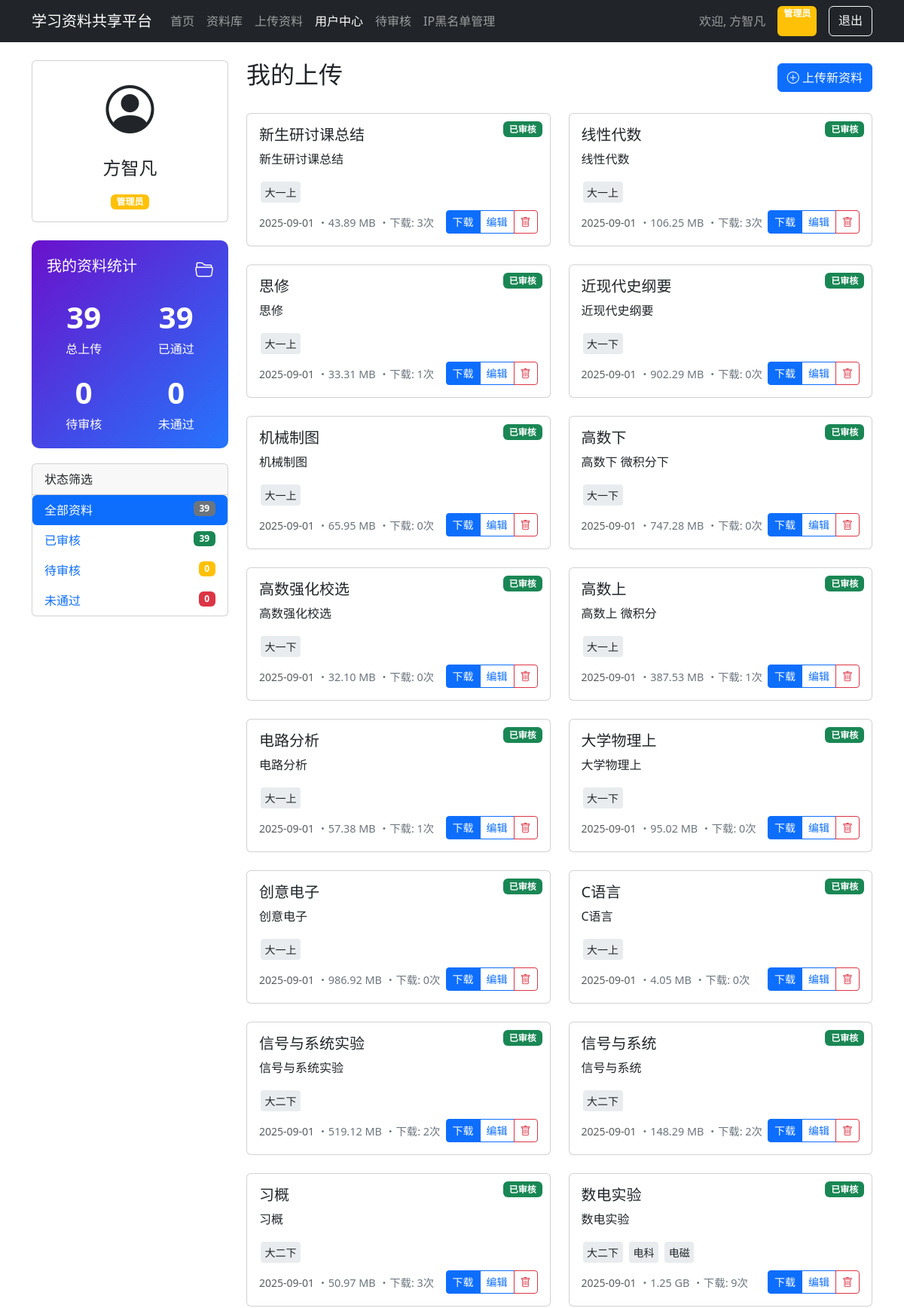
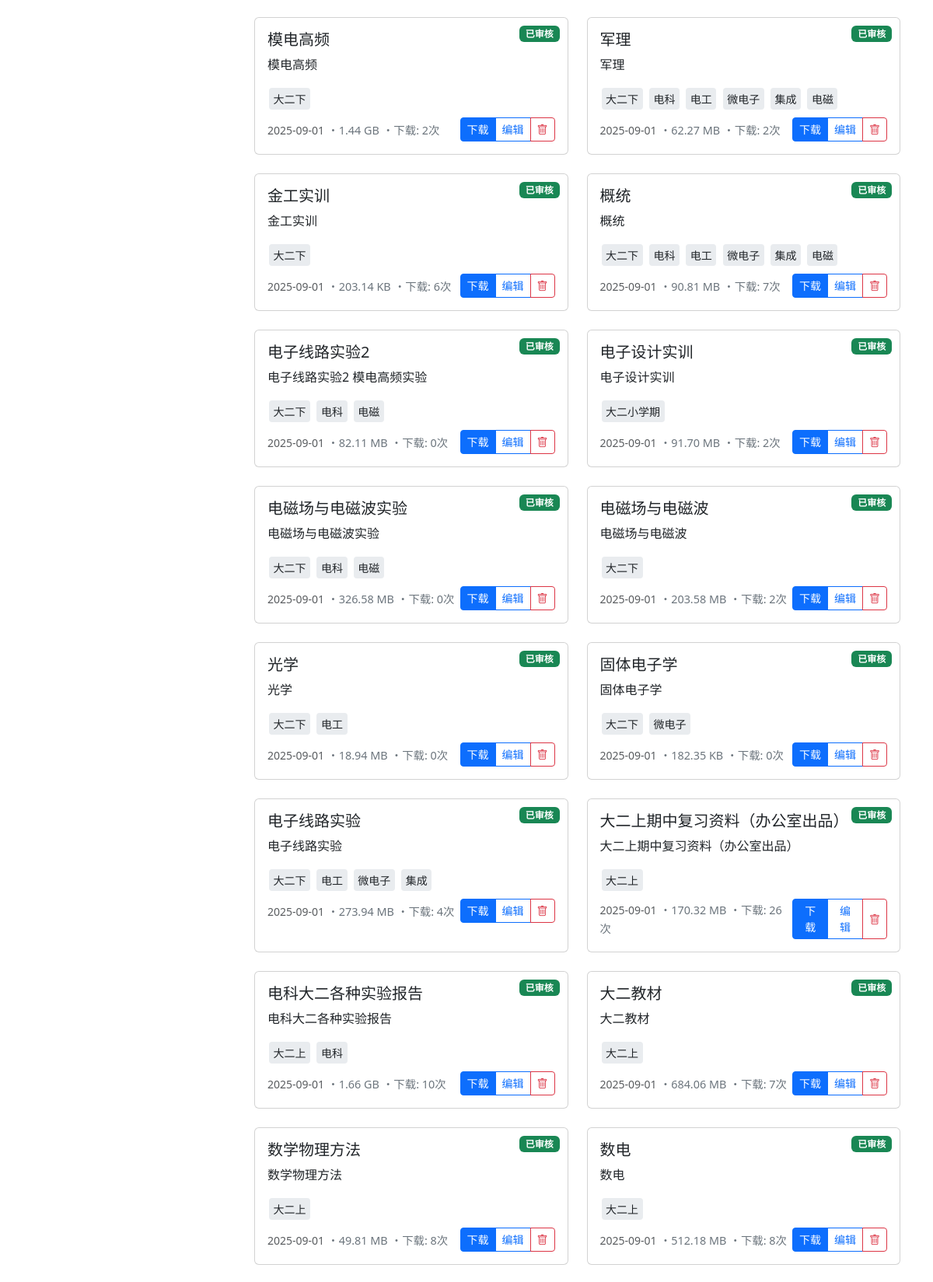
/user_center.php (signed in, upper part), run on the app's committed database (2 pictures, top to bottom).
### tables this page shows
CREATE TABLE `materials` (
  `id` int(6) UNSIGNED NOT NULL,
  `title` varchar(255) NOT NULL,
  `description` text,
  `filename` varchar(255) NOT NULL,
  `original_name` varchar(255) NOT NULL,
  `file_size` int(11) DEFAULT NULL,
  `uploader_id` int(6) UNSIGNED DEFAULT NULL,
  `status` enum('pending','approved','rejected') DEFAULT 'pending',
  `download_count` int(11) DEFAULT '0',
  `uploaded_at` timestamp NOT NULL DEFAULT CURRENT_TIMESTAMP,
  `reviewed_at` timestamp NULL DEFAULT NULL,
  `reviewer_id` int(6) UNSIGNED DEFAULT NULL
);

### user_center.php (the view, shortened to what this page needs)
<?php
$servername = "******";
$username = "******";
$password = "******";
$dbname = "******";
$conn = new mysqli($servername, $username, $password, $dbname);
$conn->set_charset("utf8");
$search_keyword = "";
function getUserMaterials($conn, $user_id, $status_filter = '') {
    $materials = [];
    $where_clause = "WHERE m.uploader_id = ?";
    if (!empty($status_filter)) {
        $where_clause .= " AND m.status = ?";
    }
    $sql = "SELECT m.*,
                   GROUP_CONCAT(c.name SEPARATOR ', ') as category_names,
                   COUNT(mc.category_id) as category_count
            FROM materials m
            LEFT JOIN material_categories mc ON m.id = mc.material_id
            LEFT JOIN categories c ON mc.category_id = c.id
            $where_clause
            GROUP BY m.id
            ORDER BY m.uploaded_at DESC";
    $stmt = $conn->prepare($sql);
    if (!empty($status_filter)) {
        $stmt->bind_param("is", $user_id, $status_filter);
    } else {
        $stmt->bind_param("i", $user_id);
    }
    $stmt->execute();
    $result = $stmt->get_result();
    if ($result && $result->num_rows > 0) {
        while ($row = $result->fetch_assoc()) {
            $materials[] = $row;
        }
    }
    return $materials;
}
?>
<!DOCTYPE html>
<html lang="zh-CN">
<head>
    <link href="https://cdn.jsdelivr.net/npm/bootstrap@5.3.0/dist/css/bootstrap.min.css" rel="stylesheet">
    <link rel="stylesheet" href="https://cdn.jsdelivr.net/npm/bootstrap-icons@1.10.0/font/bootstrap-icons.css">
    <link rel="stylesheet" href="https://cdn.jsdelivr.net/npm/select2@4.1.0-rc.0/dist/css/select2.min.css">
</head>
<body>
    <nav class="navbar navbar-expand-lg navbar-dark bg-dark sticky-top">
        <div class="container">
            <a class="navbar-brand" href="index.php">学习资料共享平台</a>
            <div class="collapse navbar-collapse" id="navbarNav">
                <ul class="navbar-nav me-auto">
                    <li class="nav-item"><a class="nav-link" href="index.php">首页</a></li>
                    <li class="nav-item"><a class="nav-link" href="index.php?status=approved">资料库</a></li>
                    <?php if (isset($_SESSION['user_id'])): ?>
                        <li class="nav-item"><a class="nav-link" href="index.php#upload">上传资料</a></li>
                        <li class="nav-item"><a class="nav-link active" href="user_center.php">用户中心</a></li>
                    <?php endif; ?>
                    <?php if (isset($_SESSION['role']) && $_SESSION['role'] == 'admin'): ?>
                        <li class="nav-item">
                            <a class="nav-link position-relative" href="index.php?status=pending">
                                待审核
                            </a>
                        </li>
                        <li class="nav-item">
                            <a class="nav-link" href="admin_blacklist.php">IP黑名单管理</a>
                        </li>
                    <?php endif; ?>
                </ul>
                <div class="d-flex">
                    <?php if (isset($_SESSION['user_id'])): ?>
                        <span class="navbar-text me-3">欢迎, <?php echo $_SESSION['username']; ?></span>
                        <?php if ($_SESSION['role'] == 'admin'): ?>
                            <span class="navbar-text badge bg-warning me-3">管理员</span>
                        <?php endif; ?>
                        <a class="btn btn-outline-light" href="?logout=true">退出</a>
                    <?php else: ?>
                        <a class="btn btn-outline-light me-2" href="index.php">登录</a>
                        <a class="btn btn-primary" href="index.php">注册</a>
                    <?php endif; ?>
                </div>
            </div>
        </div>
    </nav>
    <div class="container mt-4">
        <div class="row">
            <div class="col-md-3">
                <div class="card mb-4">
                    <div class="card-body text-center">
                        <div class="mb-3">
                            <i class="bi bi-person-circle" style="font-size: 4rem;"></i>
                        </div>
                        <h4><?php echo $_SESSION['username']; ?></h4>
                        <span class="badge bg-<?php echo $_SESSION['role'] == 'admin' ? 'warning' : 'primary'; ?>">
                            <?php echo $_SESSION['role'] == 'admin' ? '管理员' : '普通用户'; ?>
                        </span>
                    </div>
                </div>
                <?php
                $all_materials = getUserMaterials($conn, $_SESSION['user_id']);
                $approved_materials = getUserMaterials($conn, $_SESSION['user_id'], 'approved');
                $pending_materials = getUserMaterials($conn, $_SESSION['user_id'], 'pending');
                $rejected_materials = getUserMaterials($conn, $_SESSION['user_id'], 'rejected');
                ?>
                <div class="stats-card">
                    <div class="d-flex justify-content-between align-items-center mb-3">
                        <h5>我的资料统计</h5>
                        <i class="bi bi-folder2-open" style="font-size: 1.5rem;"></i>
                    </div>
                    <div class="row text-center">
                        <div class="col-6 mb-3">
                            <div class="stats-number"><?php echo count($all_materials); ?></div>
                            <div>总上传</div>
                        </div>
                        <div class="col-6 mb-3">
                            <div class="stats-number"><?php echo count($approved_materials); ?></div>
                            <div>已通过</div>
                        </div>
                        <div class="col-6">
                            <div class="stats-number"><?php echo count($pending_materials); ?></div>
                            <div>待审核</div>
                        </div>
                        <div class="col-6">
                            <div class="stats-number"><?php echo count($rejected_materials); ?></div>
                            <div>未通过</div>
                        </div>
                    </div>
                </div>
                <div class="card">
                    <div class="card-header">状态筛选</div>
                    <div class="card-body p-0">
                        <ul class="nav nav-pills flex-column">
                            <li class="nav-item">
                                <a class="nav-link <?php echo (!isset($_GET['status']) || $_GET['status'] == 'all') ? 'active' : ''; ?>"
                                   href="user_center.php?status=all">
                                   全部资料 <span class="badge bg-secondary float-end"><?php echo count($all_materials); ?></span>
                                </a>
                            </li>
                            <li class="nav-item">
                                <a class="nav-link <?php echo (isset($_GET['status']) && $_GET['status'] == 'approved') ? 'active' : ''; ?>"
                                   href="user_center.php?status=approved">
                                   已审核 <span class="badge bg-success float-end"><?php echo count($approved_materials); ?></span>
                                </a>
                            </li>
                            <li class="nav-item">
                                <a class="nav-link <?php echo (isset($_GET['status']) && $_GET['status'] == 'pending') ? 'active' : ''; ?>"
                                   href="user_center.php?status=pending">
                                   待审核 <span class="badge bg-warning float-end"><?php echo count($pending_materials); ?></span>
                                </a>
                            </li>
                            <li class="nav-item">
                                <a class="nav-link <?php echo (isset($_GET['status']) && $_GET['status'] == 'rejected') ? 'active' : ''; ?>"
                                   href="user_center.php?status=rejected">
                                   未通过 <span class="badge bg-danger float-end"><?php echo count($rejected_materials); ?></span>
                                </a>
                            </li>
                        </ul>
                    </div>
                </div>
            </div>
            <div class="col-md-9">
                <div class="d-flex justify-content-between align-items-center mb-4">
                    <h2>我的上传</h2>
                    <a href="index.php#upload" class="btn btn-primary">
                        <i class="bi bi-plus-circle"></i> 上传新资料
                    </a>
                </div>
                <div class="row">
                    <?php
                    $status_filter = isset($_GET['status']) ? $_GET['status'] : 'all';
                    if ($status_filter == 'all') {
                        $display_materials = $all_materials;
                    } else {
                        $display_materials = getUserMaterials($conn, $_SESSION['user_id'], $status_filter);
                    }
                    if (count($display_materials) > 0): ?>
                        <?php foreach ($display_materials as $material): ?>
                            <div class="col-md-6 mb-4">
                                <div class="card material-card position-relative">
                                    <span class="badge
                                        <?php
                                        if ($material['status'] == 'approved') echo 'bg-success';
                                        elseif ($material['status'] == 'pending') echo 'bg-warning';
                                        else echo 'bg-danger';
                                        ?> status-badge">
                                        <?php
                                        if ($material['status'] == 'approved') echo '已审核';
                                        elseif ($material['status'] == 'pending') echo '审核中';
                                        else echo '已拒绝';
                                        ?>
                                    </span>
                                    <div class="card-body">
                                        <h5 class="card-title"><?php echo htmlspecialchars($material['title']); ?></h5>
                                        <p class="card-text">
                                            <?php
                                            $full_description = $material['description'];
                                            $short_description = substr($full_description, 0, 150);
                                            $is_long = strlen($full_description) > 150;
                                            if (!empty($search_keyword)) {
                                                $short_display = highlightKeywords(htmlspecialchars($short_description), $search_keyword);
                                                $full_display = highlightKeywords(htmlspecialchars($full_description), $search_keyword);
                                            } else {
                                                $short_display = htmlspecialchars($short_description);
                                                $full_display = htmlspecialchars($full_description);
                                            }
                                            ?>
                                            <span class="material-description" id="desc-<?php echo $material['id']; ?>">
                                                <?php echo $is_long ? $short_display . '...' : $full_display; ?>
                                            </span>
                                        </p>
                                        <div class="mb-2">
                                            <?php if (!empty($material['category_names'])): ?>
                                                <?php $cats = explode(', ', $material['category_names']); ?>
                                                <?php foreach ($cats as $cat): ?>
                                                    <span class="category-tag"><?php echo htmlspecialchars($cat); ?></span>
                                                <?php endforeach; ?>
                                            <?php endif; ?>
                                        </div>
                                        <div class="d-flex justify-content-between align-items-center">
                                            <div>
                                                <small class="text-muted"><?php echo date('Y-m-d', strtotime($material['uploaded_at'])); ?></small>
                                                <span class="file-size">・<?php echo formatFileSize($material['file_size']); ?></span>
                                                <?php if ($material['status'] == 'approved'): ?>
                                                    <span class="file-size">・下载: <?php echo $material['download_count']; ?>次</span>
                                                <?php endif; ?>
                                            </div>
                                            <div class="btn-group">
                                                <?php if ($material['status'] == 'approved'): ?>
                                                    <a href="index.php?download=<?php echo $material['id']; ?>" class="btn btn-sm btn-primary">下载</a>
                                                <?php endif; ?>
                                                <button type="button" class="btn btn-sm btn-outline-primary" data-bs-toggle="modal" data-bs-target="#editModal<?php echo $material['id']; ?>">
                                                    编辑
                                                </button>
                                                <button type="button" class="btn btn-sm btn-outline-danger"
                                                        data-bs-toggle="modal" data-bs-target="#deleteModal<?php echo $material['id']; ?>">
                                                    <i class="bi bi-trash"></i>
                                                </button>
                                            </div>
                                        </div>
                                    </div>
                                </div>
                            </div>
                        <?php endforeach; ?>
                    <?php endif; ?>
                </div>
            </div>
        </div>
    </div>
</body>
</html>
<?php
function formatFileSize($bytes) {
    $k = 1024;
    $sizes = ['B', 'KB', 'MB', 'GB'];
    $i = floor(log($bytes) / log($k));
    return number_format(($bytes / pow($k, $i)), 2) . ' ' . $sizes[$i];
}
?>

### user_center.php (style rules this page uses)
.status-badge { position: absolute; top: 10px; right: 10px; }
.material-card { transition: transform 0.3s, box-shadow 0.3s; height: 100%; }
.category-tag { display: inline-block; background-color: #e9ecef; padding: 0.25em 0.4em; margin: 2px; border-radius: 0.25rem; font-size: 0.875em; }
.file-size { font-size: 0.9rem; color: #6c757d; }
.nav-pills .nav-link.active { background-color: #0d6efd; }
.stats-card { background: linear-gradient(135deg, #6a11cb 0%, #2575fc 100%); color: white; border-radius: 10px; padding: 20px; margin-bottom: 20px; }
.stats-number { font-size: 2.5rem; font-weight: bold; }
.material-description { display: inline; overflow: hidden; line-height: 1.5; }

### data on the page
materials: status "已审核", title "新生研讨课总结", description "新生研讨课总结", cat "大一上", uploaded_at "2025-09-01", file_size "43.89 MB", download_count "3"
materials: status "已审核", title "线性代数", description "线性代数", cat "大一上", uploaded_at "2025-09-01", file_size "106.25 MB", download_count "3"
materials: status "已审核", title "思修", description "思修", cat "大一上", uploaded_at "2025-09-01", file_size "33.31 MB", download_count "1"
materials: status "已审核", title "近现代史纲要", description "近现代史纲要", cat "大一下", uploaded_at "2025-09-01", file_size "902.29 MB", download_count "0"
materials: status "已审核", title "机械制图", description "机械制图", cat "大一上", uploaded_at "2025-09-01", file_size "65.95 MB", download_count "0"
materials: status "已审核", title "高数下", description "高数下 微积分下", cat "大一下", uploaded_at "2025-09-01", file_size "747.28 MB", download_count "0"
materials: status "已审核", title "高数强化校选", description "高数强化校选", cat "大一下", uploaded_at "2025-09-01", file_size "32.10 MB", download_count "0"
materials: status "已审核", title "高数上", description "高数上 微积分", cat "大一上", uploaded_at "2025-09-01", file_size "387.53 MB", download_count "1"
materials: status "已审核", title "电路分析", description "电路分析", cat "大一上", uploaded_at "2025-09-01", file_size "57.38 MB", download_count "1"
materials: status "已审核", title "大学物理上", description "大学物理上", cat "大一下", uploaded_at "2025-09-01", file_size "95.02 MB", download_count "0"
materials: status "已审核", title "创意电子", description "创意电子", cat "大一上", uploaded_at "2025-09-01", file_size "986.92 MB", download_count "0"
materials: status "已审核", title "C语言", description "C语言", cat "大一上", uploaded_at "2025-09-01", file_size "4.05 MB", download_count "0"
materials: status "已审核", title "信号与系统实验", description "信号与系统实验", cat "大二下", uploaded_at "2025-09-01", file_size "519.12 MB", download_count "2"
materials: status "已审核", title "信号与系统", description "信号与系统", cat "大二下", uploaded_at "2025-09-01", file_size "148.29 MB", download_count "2"
materials: status "已审核", title "习概", description "习概", cat "大二下", uploaded_at "2025-09-01", file_size "50.97 MB", download_count "3"
materials: status "已审核", title "数电实验", description "数电实验", cat "大二下", cat "电科", cat "电磁", uploaded_at "2025-09-01", file_size "1.25 GB", download_count "9"
materials: status "已审核", title "模电高频", description "模电高频", cat "大二下", uploaded_at "2025-09-01", file_size "1.44 GB", download_count "2"
materials: status "已审核", title "军理", description "军理", cat "大二下", cat "电科", cat "电工", cat "微电子", cat "集成", cat "电磁", uploaded_at "2025-09-01", file_size "62.27 MB", download_count "2"
materials: status "已审核", title "金工实训", description "金工实训", cat "大二下", uploaded_at "2025-09-01", file_size "203.14 KB", download_count "6"
materials: status "已审核", title "概统", description "概统", cat "大二下", cat "电科", cat "电工", cat "微电子", cat "集成", cat "电磁", uploaded_at "2025-09-01", file_size "90.81 MB", download_count "7"
materials: status "已审核", title "电子线路实验2", description "电子线路实验2 模电高频实验", cat "大二下", cat "电科", cat "电磁", uploaded_at "2025-09-01", file_size "82.11 MB", download_count "0"
materials: status "已审核", title "电子设计实训", description "电子设计实训", cat "大二小学期", uploaded_at "2025-09-01", file_size "91.70 MB", download_count "2"

### other printed values
$_SESSION['username'] "方智凡"
count($all_materials) "39"
count($approved_materials) "39"
count($pending_materials) "0"
count($rejected_materials) "0"
